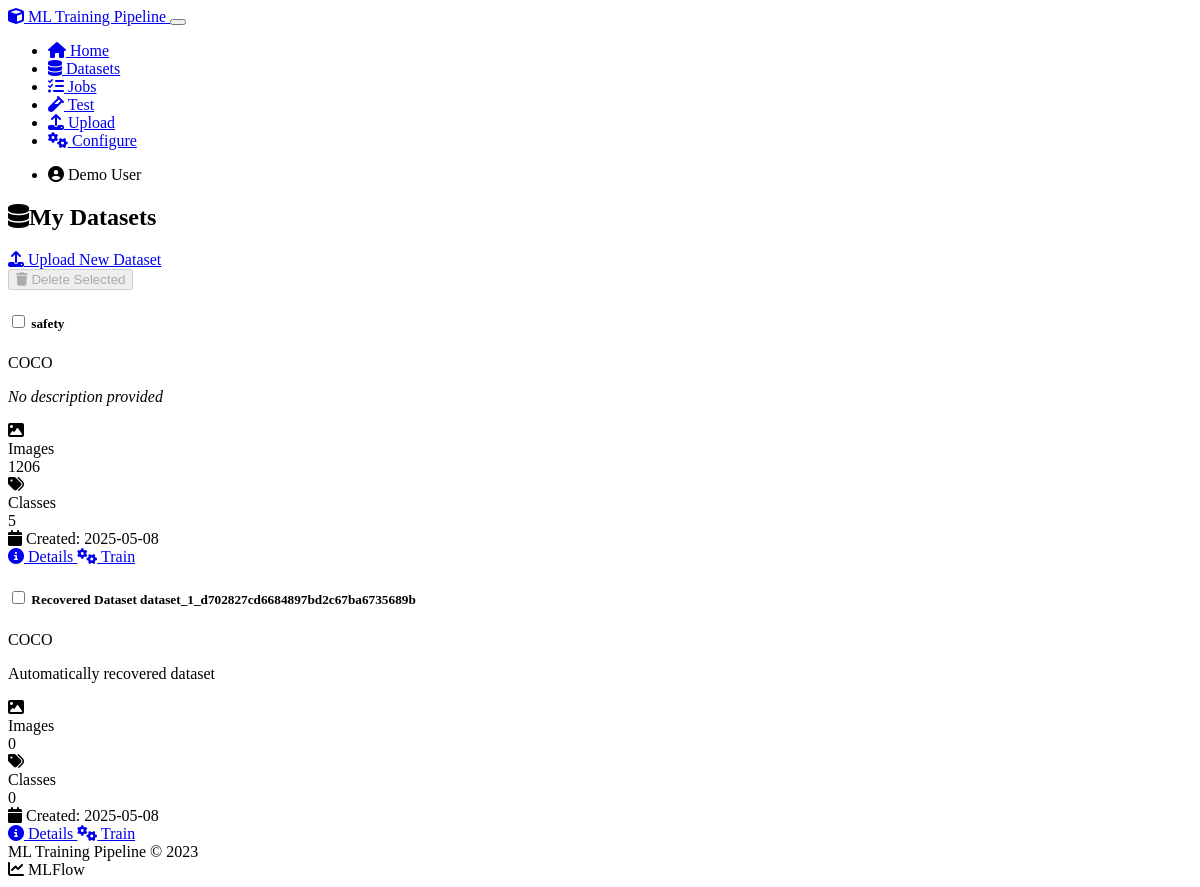
Page /datasets on the earlier database version.
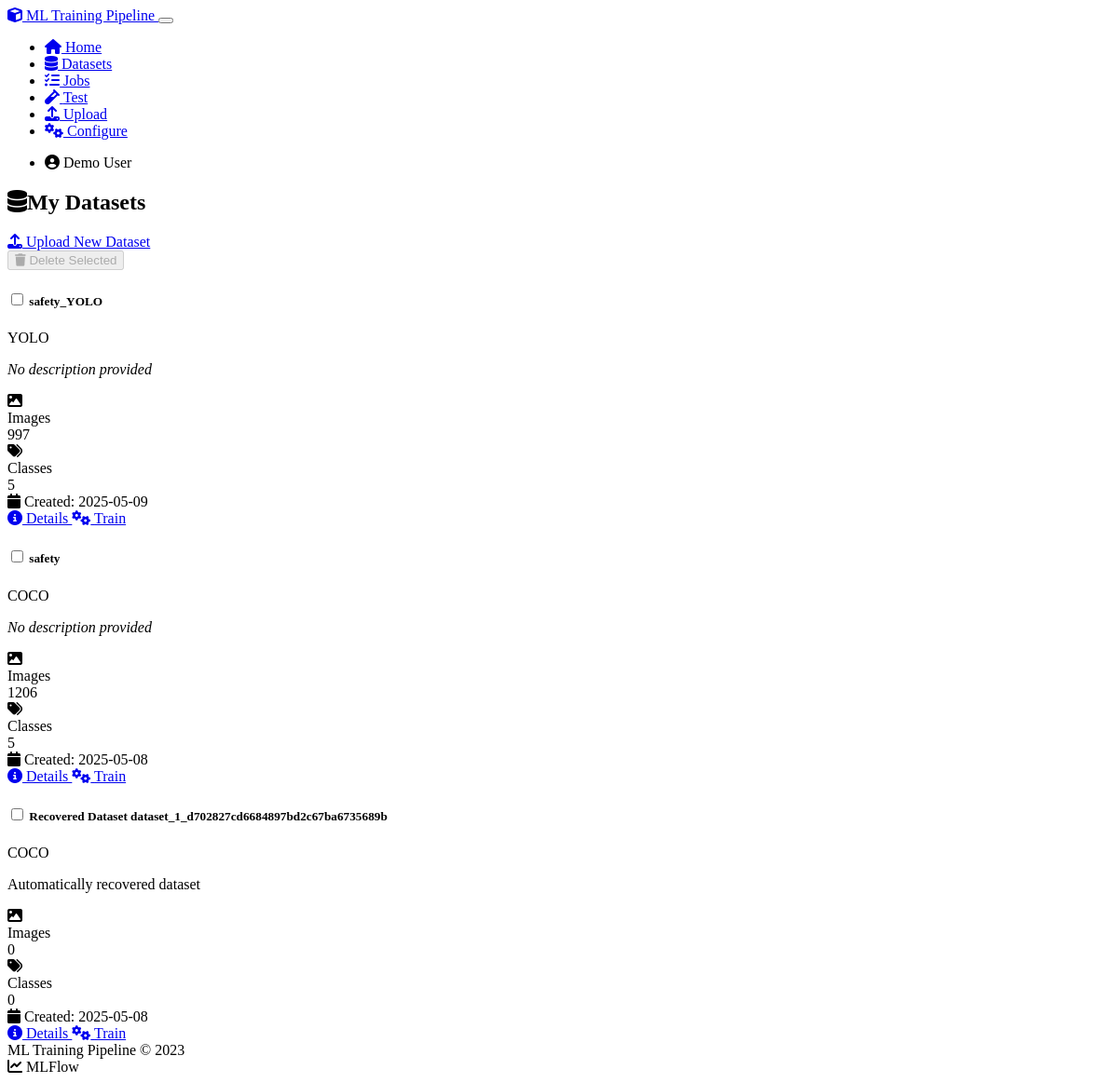
Same page on the later database version.
### models.py (models this page shows, shortened)
class Dataset(db.Model):
    id = db.Column(db.Integer, primary_key=True)
    name = db.Column(db.String(120), nullable=False)
    description = db.Column(db.Text)
    data_path = db.Column(db.String(256), nullable=False)
    format_type = db.Column(db.String(20), nullable=False)  # COCO, YOLO, VOC, etc.
    class_names = db.Column(db.Text)  # JSON-serialized list of class names
    image_count = db.Column(db.Integer, default=0)
    created_at = db.Column(db.DateTime, default=datetime.utcnow)
    user_id = db.Column(db.Integer, db.ForeignKey('user.id'), nullable=False)
    training_jobs = db.relationship('TrainingJob', backref='dataset', lazy='dynamic')
    def get_class_names(self):
        if self.class_names:
            return json.loads(self.class_names)
        return []

### routes.py (the view, shortened to what this page needs)
    @app.route('/datasets')
    def list_datasets():
        user_id = ensure_default_user()
        datasets = Dataset.query.filter_by(user_id=user_id).order_by(Dataset.created_at.desc()).all()
        logger.info(f"Found {len(datasets)} datasets for user_id {user_id}")
        return render_template('datasets.html', title='My Datasets', datasets=datasets)

### routes.py (called while the page is built, shortened)
def ensure_default_user():
    default_user = User.query.filter_by(id=1).first()
    return default_user.id

### templates/datasets.html (shortened to what the changed rows need)
{% extends "layout.html" %}
{% block content %}
<div class="row">
    <div class="col-md-12">
        <div class="d-flex justify-content-between align-items-center mb-4">
            <h2><i class="fas fa-database me-2"></i>My Datasets</h2>
        </div>
        {% if datasets %}
            <form method="POST" action="{{ url_for('delete_datasets') }}">
            <div class="row">
                {% for dataset in datasets %}
                <div class="col-md-6 mb-4">
                    <div class="card h-100">
                        <div class="card-header d-flex justify-content-between align-items-center">
                            <h5 class="mb-0">
                                <input type="checkbox" class="dataset-checkbox me-2" name="dataset_ids" value="{{ dataset.id }}">
                                {{ dataset.name }}
                            </h5>
                            <span class="badge bg-primary">{{ dataset.format_type.upper() }}</span>
                        </div>
                        <div class="card-body">
                            <div class="mb-3">
                                <p class="mb-1">
                                    {% if dataset.description %}
                                        {{ dataset.description }}
                                    {% else %}
                                        <span class="text-muted"><em>No description provided</em></span>
                                    {% endif %}
                                </p>
                            </div>
                            <div class="row mb-3">
                                <div class="col-6">
                                    <div class="d-flex align-items-center">
                                        <i class="fas fa-image me-2 text-primary"></i>
                                        <div>
                                            <div class="small text-muted">Images</div>
                                            <div>{{ dataset.image_count }}</div>
                                        </div>
                                    </div>
                                </div>
                                <div class="col-6">
                                    <div class="d-flex align-items-center">
                                        <i class="fas fa-tags me-2 text-success"></i>
                                        <div>
                                            <div class="small text-muted">Classes</div>
                                            <div>{{ dataset.get_class_names()|length }}</div>
                                        </div>
                                    </div>
                                </div>
                            </div>
                            <div class="small text-muted">
                                <i class="fas fa-calendar me-1"></i> Created: {{ dataset.created_at.strftime('%Y-%m-%d') }}
                            </div>
                        </div>
                        <div class="card-footer">
                            <div class="d-flex justify-content-between">
                                <a href="{{ url_for('view_dataset', dataset_id=dataset.id) }}" class="btn btn-outline-primary">
                                    <i class="fas fa-info-circle me-1"></i> Details
                                </a>
                                <a href="{{ url_for('configure_training', model_type='yolo', dataset_id=dataset.id) }}" class="btn btn-outline-success">
                                    <i class="fas fa-cogs me-1"></i> Train
                                </a>
                            </div>
                        </div>
                    </div>
                </div>
                {% endfor %}
            </div>
            </form>
        {% endif %}
    </div>
</div>
{% endblock %}

Differences in the rows shown:
added Dataset: name "safety_YOLO", format_type "YOLO", description "No description provided", image_count "997", get_class_names|length "5", created_at "2025-05-09"
